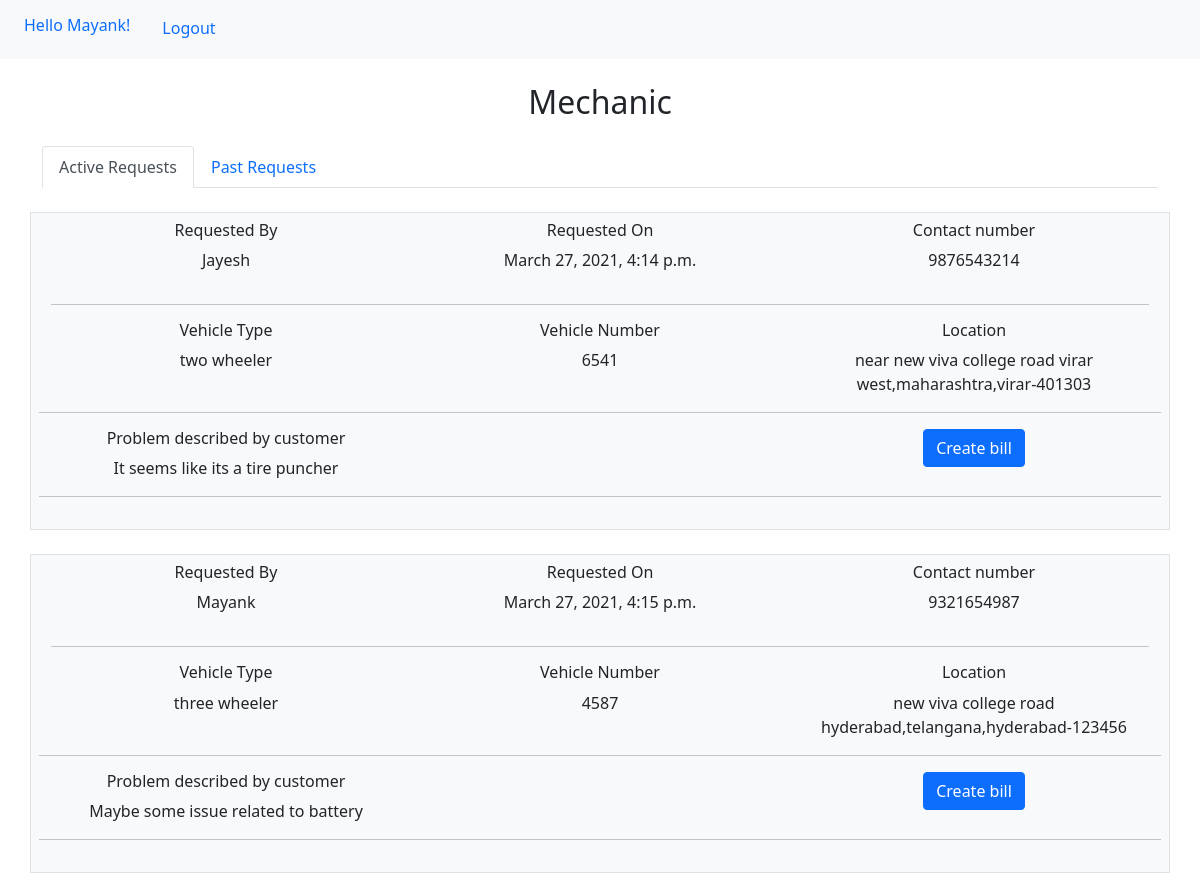
Screenshot of /mechanic/ (signed in) with the database file from the repository.
### mechanics/models.py (models this page shows)
class BookingRequest(models.Model):
    requestedBy=models.ForeignKey(Customer,on_delete=models.CASCADE)
    requestedTo=models.ForeignKey(ServiceCenter,on_delete=models.CASCADE)
    assignedMechanic=models.ForeignKey(Mechanic,on_delete=models.CASCADE,blank=True,null=True)
    vehicleNumber=models.DecimalField(max_digits=6,decimal_places=0)
    vehicleType=models.IntegerField(choices=vehicleTypes)
    requestState=models.IntegerField(choices=requestStates)
    problemDescriptionByCustomer=models.CharField(max_length=500)
    problemDescriptionByMech=models.CharField(max_length=500,blank=True,null=True)
    mechanicArrived=models.BooleanField(default=False)  #customer has to marked as arrived
    bill=models.DecimalField(max_digits=8,decimal_places=2,default=0)
    requestedTime=models.DateTimeField()
    requestAcceptanceTime=models.DateTimeField(blank=True,null=True)
    mechanicArrivalTime=models.DateTimeField(blank=True,null=True)
    serviceCompleteTime=models.DateTimeField(blank=True,null=True)
    locationState=models.CharField(max_length=500)
    locationCity=models.CharField(max_length=500)
    locationPinCode=models.DecimalField(max_digits=6,decimal_places=0)
    address=models.CharField(max_length=500)# this will be added from gmap api

### customers/models.py (models this page shows, shortened)
class Customer(models.Model):
    user=models.OneToOneField(User,on_delete=models.CASCADE)
    phoneNo=models.DecimalField(max_digits=10,decimal_places=0)
    emailId=models.EmailField()

### mechanics/views.py (the view)
# urls.py: 2. Add a URL to urlpatterns:  path('', views.home, name='home')
def home(request):
    mechanicObj=Mechanic.objects.get(id=1)
    requestObjs=BookingRequest.objects.filter(assignedMechanic=mechanicObj)
    acceptedReq=requestObjs.filter(requestState=1)
    pastReq=requestObjs.filter(requestState=3)
    print(acceptedReq)
    context={
        'activerequests':acceptedReq,
        'pastrequests':pastReq,
    }
    return render(request,'mechanics/home.html',context)

### mechanics/templates/mechanics/home.html (shortened to what this page needs)
<!DOCTYPE html>
<html lang="en">
<head>
<link href="https://cdn.jsdelivr.net/npm/bootstrap@5.0.0-beta3/dist/css/bootstrap.min.css" rel="stylesheet">
</head>
<body>
    <ul class="nav bg-light p-2">
        <li class="nav-item">
          <h6 class="nav-link active" aria-current="page">Hello {{user}}!</h6>
        </li>
        <li class="nav-item">
          <a class="nav-link" href="{% url 'logout' %}">Logout</a>
        </li>
      </ul>
    <div class="container">
        <h2 class="text-center mt-4 mb-4">Mechanic</h2>
        <ul class="nav nav-tabs" id="myTab" role="tablist">
            <li class="nav-item" role="presentation">
              <button class="nav-link active" id="home-tab" data-bs-toggle="tab" data-bs-target="#home" type="button" role="tab" aria-controls="home" aria-selected="true">Active Requests</button>
            </li>
            <li class="nav-item" role="presentation">
              <button class="nav-link" id="profile-tab" data-bs-toggle="tab" data-bs-target="#profile" type="button" role="tab" aria-controls="profile" aria-selected="false">Past Requests</button>
            </li>
          </ul>
          <div class="tab-content" id="myTabContent">
            <div class="tab-pane fade show active" id="home" role="tabpanel" aria-labelledby="home-tab">
                {% for req in activerequests %}
                <div class="row mt-4 bg-light p-2 text-center border">
                    <div class="col-md-4">
                        <h6>Requested By</h6>
                        <p>{{req.requestedBy.user.username}}</p>
                    </div>
                    <div class="col-md-4">
                        <h6>Requested On</h6>
                        <p>{{req.requestedTime}}</p>
                    </div>
                    <div class="col-md-4">
                        <h6>Contact number</h6>
                        <p>{{req.requestedBy.phoneNo}}</p>
                    </div>
                    <div>
                        <hr>
                        <div class="row pb-2">
                            <div class="col-md-4">
                                <h6>Vehicle Type</h6>
                                <p>{{req.get_vehicleType_display}}</p>
                            </div>
                            <div class="col-md-4">
                                <h6>Vehicle Number</h6>
                                <p>{{req.vehicleNumber}}</p>
                            </div>
                            <div class="col-md-4">
                                <h6>Location</h6>
                                <p>{{req.address}},{{req.locationState}},{{req.locationCity}}-{{req.locationPinCode}}</p>
                            </div>
                            <hr>
                            <div class="col-md-4">
                                <h6>Problem described by customer</h6>
                                <p>{{req.problemDescriptionByCustomer}}</p>
                            </div>
                            <div class="col-md-4">
                            </div>
                            <div class="col-md-4">
                                <a href="{% url 'createbill' req.id %}" class="btn btn-primary">Create bill</a>
                            </div>
                            <hr>
                        </div>
                    </div>
                </div>
                {% endfor %}
            </div>
          </div>
    </div>
</body>
</html>

### rows the page displays
BookingRequest: requestedBy.user.username "Jayesh", requestedTime "March 27, 2021, 4:14 p.m.", requestedBy.phoneNo "9876543214", vehicleType "two wheeler", vehicleNumber "6541", address "near new viva college road virar west", locationState "maharashtra", locationCity "virar", locationPinCode "401303", problemDescriptionByCustomer "It seems like its a tire puncher"
BookingRequest: requestedBy.user.username "Mayank", requestedTime "March 27, 2021, 4:15 p.m.", requestedBy.phoneNo "9321654987", vehicleType "three wheeler", vehicleNumber "4587", address "new viva college road hyderabad", locationState "telangana", locationCity "hyderabad", locationPinCode "123456", problemDescriptionByCustomer "Maybe some issue related to battery"

### other values shown
{{ user }} "Mayank"
